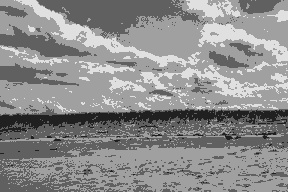
//> input picture assignment_1/source/test.jpg, 288 x 192 px
$ ./3-3 ../../assignment_1/source/test.jpg   (built with g++ and OpenCV 4)
//> lines starting //> are read from the running program, lines starting //| are printed output that depends on the picture
/**
 * Use slide window + histogram similarity to track ROI
*/
#include <bits/stdc++.h>
#include <opencv2/opencv.hpp>
using namespace std;

int main(int argc, char const *argv[]) {
    if (argc != 2) {
        return -1;
    }
    cv::Mat image = cv::imread(argv[1], 1);
//> image is the input picture: 192 rows x 288 cols, CV_8UC3; min 24, max 231, mean 140.5
    if (image.empty()) {
        return -1;
    }
    int xo=97, yo=112;
	int width=25, height=1;
	cv::Mat roi(image,cv::Rect(xo,yo,width,height));
//> roi = 25 rows, first 8: [96, 96, 96], [98, 98, 98], [32, 32, 32], [97, 97, 97], [94, 94, 94], [96, 96, 96], [95, 95, 95], [96, 96, 96]

	// compute sum
	// returns a Scalar to work with multi-channel images
	cv::Scalar sum= cv::sum(roi);
//> sum = Scalar(2407, 2407, 2407)
    cout<<sum<<endl;
//| [2407, 2407, 2407, 0]
    cout<<image.at<cv::Vec3b>(112, 97)<<endl;
//| [96, 96, 96]
	std::cout << sum[0] << std::endl;
//| 2407

    // compute integral image
	cv::Mat integralImage;
	cv::integral(image,integralImage,CV_32F);
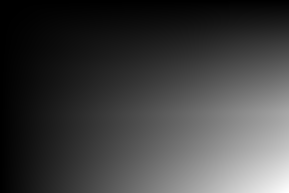
//> integralImage: 193 rows x 289 cols, CV_32FC3; min 0, max 7770551, mean 1960866; drawn with min black and max white
	// get sum over an area using three additions/subtractions
    int sumInt= integralImage.at<int>(yo+height,xo+width)
			      -integralImage.at<int>(yo+height,xo)
			      -integralImage.at<int>(yo,xo+width)
			      +integralImage.at<int>(yo,xo);
//> sumInt = -61504
	std::cout << sumInt << std::endl;
//| -61504
    return 0;
}
